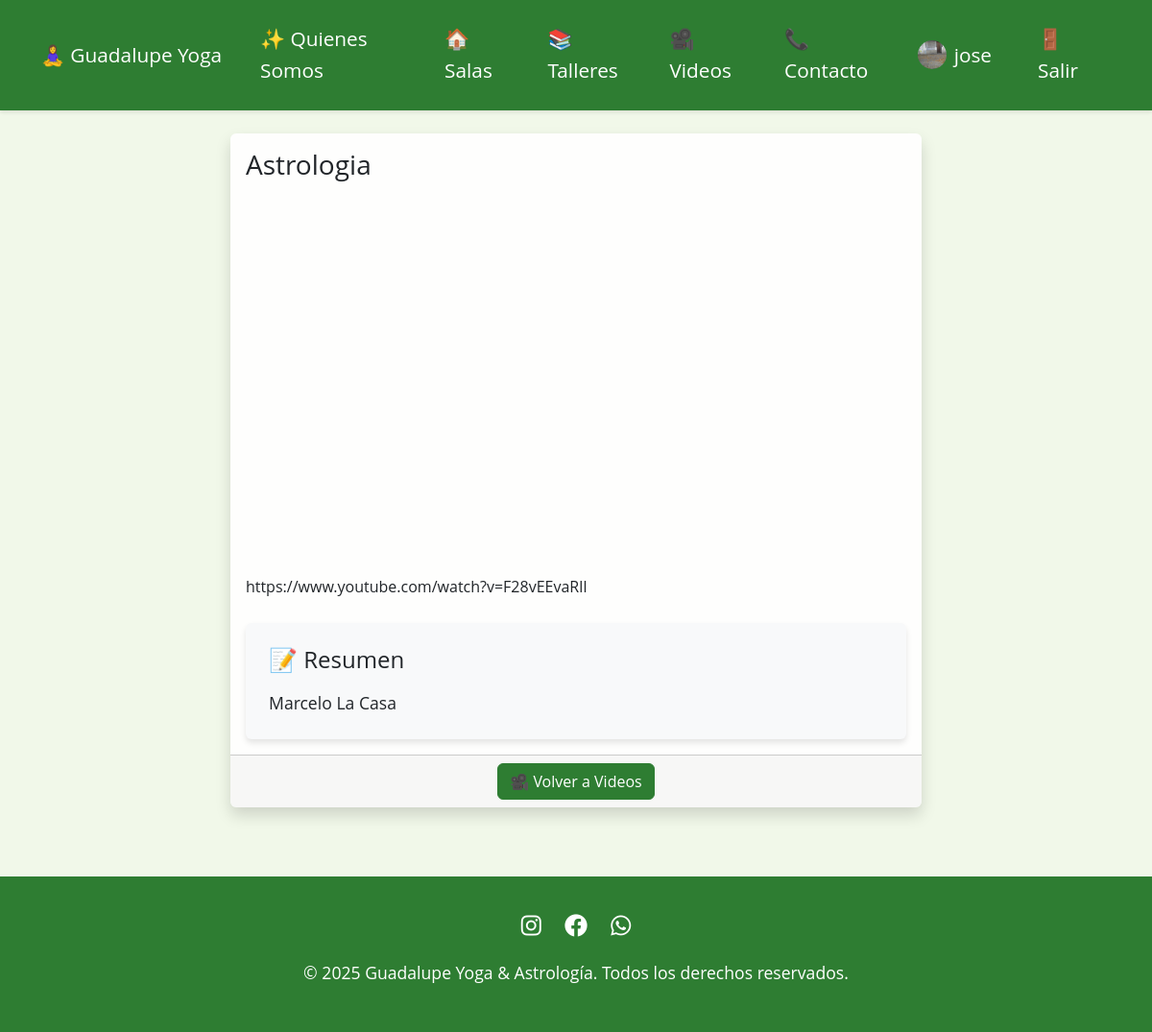
The app's page /videos/3/ (signed in) with its own data.
### core/models.py (models this page shows, shortened)
class Profile(models.Model):
    user = models.OneToOneField(User, on_delete=models.CASCADE)
    is_active = models.BooleanField(default=True)
    profile_picture = models.ImageField(upload_to='profile_pictures/', null=True, blank=True)
    created_at = models.DateTimeField(auto_now_add=True)

class Video(models.Model):
    title = models.CharField(max_length=200)
    url = EmbedVideoField()
    summary = models.TextField()
    thumbnail_url = models.URLField(blank=True)
    created_at = models.DateTimeField(auto_now_add=True)
    updated_at = models.DateTimeField(auto_now=True)
    class Meta:
        ordering = ['-created_at']

### core/views.py (the view)
# urls.py: path('videos/<int:pk>/', views.video_detail, name='video_detail'),
@login_required
def video_detail(request, pk):
    video = get_object_or_404(Video, pk=pk)
    return render(request, 'core/video_detail.html', {'video': video})

### templates/core/video_detail.html
{% extends 'base.html' %}
{% block content %}
<div class="container">
    <div class="row justify-content-center">
        <div class="col-lg-8">
            <div class="card shadow mb-4">
                <div class="card-body">
                    <h1 class="card-title h3 mb-4">{{ video.title }}</h1>
                    <div class="ratio ratio-16x9 mb-4">
                        {{ video.url|safe }}
                    </div>
                    <div class="card bg-light p-4">
                        <h2 class="h4 mb-3">📝 Resumen</h2>
                        <p class="card-text">{{ video.summary }}</p>
                    </div>
                </div>
                <div class="card-footer text-center">
                    <a href="{% url 'video_list' %}" class="btn btn-primary">🎥 Volver a Videos</a>
                </div>
            </div>
        </div>
    </div>
</div>
{% endblock %}

### templates/base.html (shortened to what this page needs)
<!DOCTYPE html>
{% load static %}
<html lang="es">
<head>
    <link href="https://cdn.jsdelivr.net/npm/bootstrap@5.3.2/dist/css/bootstrap.min.css" rel="stylesheet">
    <link rel="stylesheet" href="https://cdnjs.cloudflare.com/ajax/libs/font-awesome/6.0.0/css/all.min.css">
</head>
<body>
    <nav class="navbar navbar-expand-lg sticky-top">
        <div class="container">
            <a class="navbar-brand" href="{% url 'home' %}">🧘‍♀️ Guadalupe Yoga</a>
            <div class="collapse navbar-collapse" id="navbarNav">
                <ul class="navbar-nav me-auto">
                    <li class="nav-item">
                        <a class="nav-link" href="{% url 'about' %}">✨ Quienes Somos</a>
                    </li>
                    <li class="nav-item">
                        <a class="nav-link" href="{% url 'room_list' %}">🏠 Salas</a>
                    </li>
                    <li class="nav-item">
                        <a class="nav-link" href="{% url 'workshops' %}">📚 Talleres</a>
                    </li>
                    <li class="nav-item">
                        <a class="nav-link {% if request.resolver_match.url_name == 'video_list' %}active{% endif %}"
                           href="{% url 'video_list' %}">
                            🎥 Videos
                        </a>
                    </li>
                    <li class="nav-item">
                        <a class="nav-link" href="{% url 'contact' %}">📞 Contacto</a>
                    </li>
                    {% if user.is_authenticated %}
                        <li class="nav-item d-flex align-items-center">
                            <a class="nav-link d-flex align-items-center" href="{% url 'profile' %}">
                                {% if user.profile.profile_picture %}
                                    <img src="{{ user.profile.profile_picture.url }}" alt="Profile Picture" class="rounded-circle me-2" style="width: 30px; height: 30px; object-fit: cover;">
                                {% else %}
                                    <i class="fas fa-user me-2"></i>
                                {% endif %}
                                {{ user.username }}
                            </a>
                        </li>
                        <li class="nav-item">
                            <a class="nav-link" href="{% url 'account_logout' %}">🚪 Salir</a>
                        </li>
                    {% endif %}
                </ul>
            </div>
        </div>
    </nav>
    <div class="container mt-4">
        {% block content %}
        {% endblock %}
    </div>
    <footer class="footer">
        <div class="container text-center">
            <div class="social-links mb-3">
                <a href="https://instagram.com" target="_blank"><i class="fab fa-instagram"></i></a>
                <a href="https://facebook.com" target="_blank"><i class="fab fa-facebook"></i></a>
                <a href="https://wa.me/1234567890" target="_blank"><i class="fab fa-whatsapp"></i></a>
            </div>
            <p>&copy; {% now "Y" %} Guadalupe Yoga & Astrología. Todos los derechos reservados.</p>
        </div>
    </footer>
  </body>
</html>

### templates/base.html (style rules this page uses)
:root { --primary-color: #2E7D32; --secondary-color: #81C784; --accent-color: #C8E6C9; --text-color: #1B5E20; }
body { font-family: 'Open Sans', 'Arial', sans-serif; background-color: #F1F8E9; color: var(--text-color); font-size: 16px; line-height: 1.6; }
h1 { font-size: 2.5rem; }
h2 { font-size: 2rem; }
p { font-size: 1.1rem; }
.navbar { background-color: var(--primary-color); box-shadow: 0 2px 4px rgba(0,0,0,0.1); padding: 1rem 0; }
.navbar-brand, .nav-link { color: white !important; font-size: 1.3rem; transition: all 0.3s ease; }
.nav-link { margin: 0 0.5rem; padding: 0.5rem 1rem !important; border-radius: 5px; }
.card { background-color: rgba(255, 255, 255, 0.9); border: none; box-shadow: 0 4px 6px rgba(0,0,0,0.1); transition: transform 0.3s ease; }
.btn-primary { background-color: var(--primary-color); border-color: var(--primary-color); }
footer { background-color: var(--primary-color); color: white; padding: 2rem 0; margin-top: 3rem; }
.social-links a { color: white; margin: 0 10px; font-size: 1.5rem; transition: color 0.3s ease; }

### records on screen
Video: title "Astrologia", url "https://www.youtube.com/watch?v=F28vEEvaRlI", summary "Marcelo La Casa"

### other values on screen
{{ user.username }} "jose"
